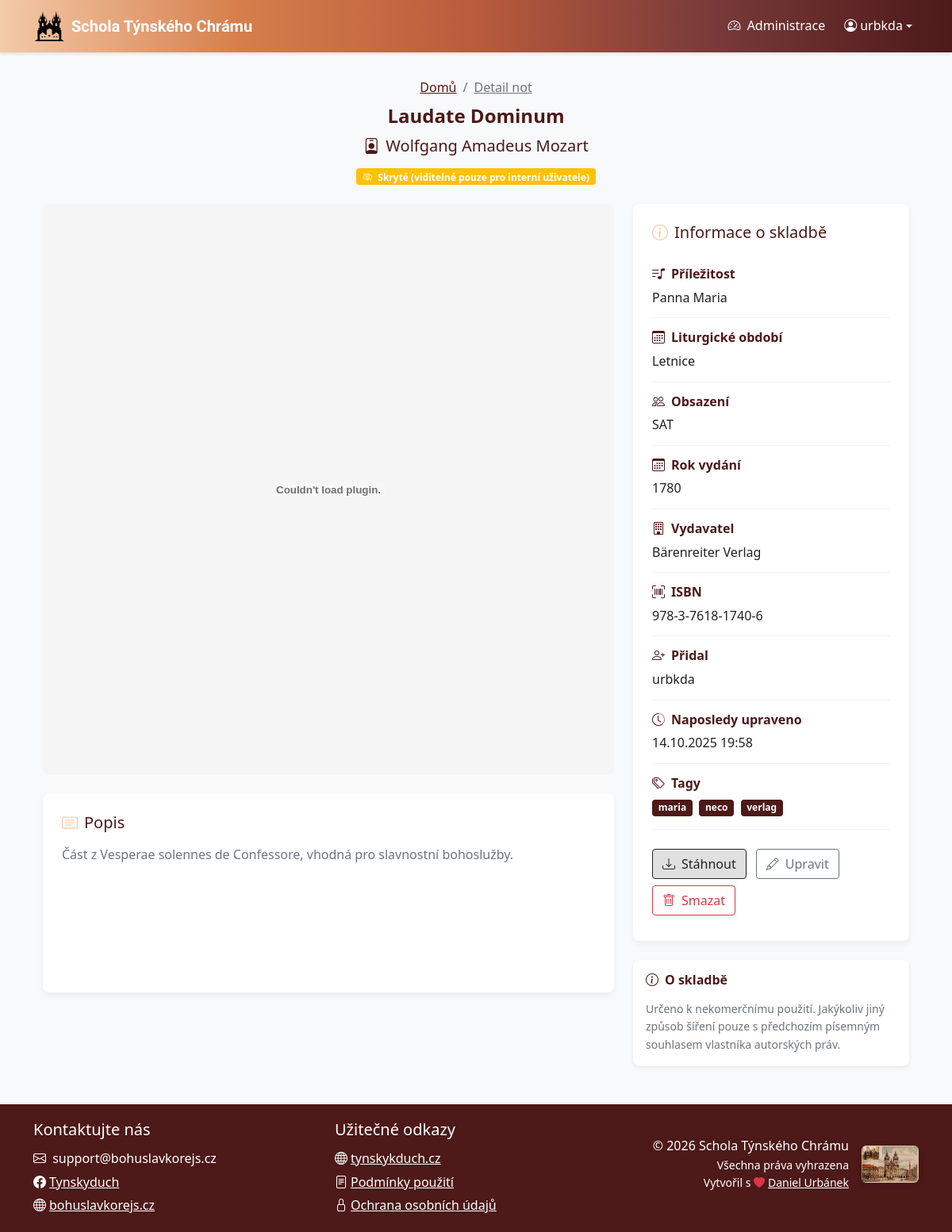
Screenshot of /noty/laudate-dominum (signed in) with the database file from the repository.
### sheet_music_app/models.py (models this page shows, shortened)
class Sheet(models.Model):
    CAST_CHOICES = [
        ("SATB", "SATB"),
        ("SSATB", "SSATB"),
        ("SSAA", "SSAA"),
        ("SSAB", "SSAB"),
        ("SSA", "SSA"),
        ("SAT", "SAT"),
        ("SAB", "SAB"),
        ("UNISON", "Unisono"),
        ("OTHER", "Jiné")
    ]
    SEASON_CHOICES = [
        ("ADVENT", "Advent"),
        ("CHRISTMAS", "Vánoce"),
        ("LENT", "Půst"),
        ("EASTER", "Velikonoce"),
        ("PENTECOST", "Letnice"),
        ("HOLY_TRINITY", "Nejsvětější Trojice"),
        ("INTERLUDE", "Mezidobí"),
        ("OTHER", "Žádné")
    ]
    USE_CHOICES = [
        ("HYMNS", "Chvalozpěvy"),
        ("EUCHARIST", "Eucharistie"),
        ("HOLY_SPIRIT", "Duch Svatý"),
        ("VIRGIN_MARY", "Panna Maria"),
        ("SAINTS", "Svatí"),
        ("WEDDINGS", "Svatební obřady"),
        ("FUNERAL", "Pohřebí obřady"),
        ("FOLK", "Lidové písně"),
        ("MINE", "Hornické písně"),
        ("OTHER", "Ostatní")
    ]
    title = models.CharField(max_length=200)
    composer = models.CharField(max_length=200)
    arranger = models.CharField(max_length=200, blank=True, null=True)
    cast = models.CharField(choices=CAST_CHOICES, blank=True, null=True, max_length=10)
    season = models.CharField(choices=SEASON_CHOICES, blank=True, null=True, max_length=50)
    use = models.CharField(choices=USE_CHOICES, blank=True, null=True, max_length=50)
    publication_year = models.IntegerField(blank=True, null=True)
    publisher = models.CharField(max_length=200, blank=True, null=True)
    isbn = models.CharField(max_length=20, blank=True, null=True)
    description = models.TextField(blank=True, null=True)
    date_created = models.DateTimeField(auto_now_add=True)
    date_modified = models.DateTimeField(auto_now=True)
    created_by = models.ForeignKey('auth.User', on_delete=models.CASCADE)
    modified_by = models.ForeignKey('auth.User', on_delete=models.CASCADE, related_name='modified_sheets')
    sheet_file = models.FileField()
    preview_image = models.ImageField(blank=True, null=True)
    public = models.BooleanField(default=False)
    slug = models.SlugField(max_length=255, unique=True, blank=True, null=True)
    tags = models.ManyToManyField(Tag, blank=True, related_name="sheets")

class Tag(models.Model):
    name = models.CharField(max_length=50, unique=True)
    class Meta:
        ordering = ["name"]

### sheet_music_app/views.py (the view)
# urls.py: path("noty/<slug:slug>", views.sheet_profile, name="sheet_profile"),
@login_required(login_url='login')
def sheet_profile(request, slug):
    sheet = get_object_or_404(Sheet, slug=slug)
    return render(request, "sheet_profile.html", {"sheet": sheet})

### sheet_music_app/templates/sheet_profile.html (shortened to what this page needs)
{% extends 'base.html' %}
{% load static %}
{% load permissions %}
{% block content %}
<div class="container mb-3">
    <div class="sheet-header">
        <div class="sheet-header-content text-center">
            <nav aria-label="breadcrumb" class="d-flex justify-content-center">
                <ol class="breadcrumb mb-2 mt-2">
                    <li class="breadcrumb-item"><a href="{% url 'home' %}" class="text-secondary">Domů</a></li>
                    <li class="breadcrumb-item active" aria-current="page"><a href="{% if sheet.slug %}{% url 'sheet_profile' sheet.slug %}{% else %}{% url 'sheet_profile_by_pk' sheet.id %}{% endif %}" class="text-muted">Detail not</a></li>
                </ol>
            </nav>
            <h1 class="fw-bold mb-2">{{ sheet.title }}</h1>
            <p class="lead mb-2">
                <i class="bi bi-person-badge me-2"></i>{{ sheet.composer }}
            </p>
            {% if not sheet.public %}
                <span class="badge bg-warning mt-1 mb-2">
                    <i class="bi bi-eye-slash me-1"></i> Skryté (viditelné pouze pro interní uživatele)
                </span>
            {% endif %}
        </div>
    </div>
</div>
<div class="container">
    <div class="row">
        <div class="col-lg-8">
            <div class="sheet-preview-container-large mb-4">
                {% if sheet.sheet_file %}
                    {% if sheet.sheet_file.url|slice:"-4:"|lower == ".pdf" %}
                        <embed src="{{ sheet.sheet_file.url }}#toolbar=0&navpanes=0&scrollbar=0" type="application/pdf" class="w-100" />
                    {% else %}
                        <img src="{{ sheet.sheet_file.url }}" alt="{{ sheet.title }}" class="img-fluid w-100" />
                    {% endif %}
                {% else %}
                    <div class="text-center p-5 bg-light">
                        <i class="bi bi-file-earmark-music display-1 text-muted"></i>
                        <p class="mt-3 text-muted">Náhled není k dispozici</p>
                    </div>
                {% endif %}
            </div>
            <div class="description-box">
                <h3 class="h5 mb-3">
                    <i class="bi bi-card-text me-2 text-primary"></i>Popis
                </h3>
                <div class="text-muted">
                    {% if sheet.description %}
                        {{ sheet.description|linebreaks }}
                    {% else %}
                        <em class="text-secondary">Zatím bez popisu.</em>
                    {% endif %}
                </div>
            </div>
        </div>
        <div class="col-lg-4">
            <div class="sheet-meta mb-4">
                <h3 class="h5 mb-3">
                    <i class="bi bi-info-circle me-2 text-primary"></i>Informace o skladbě
                </h3>
                <div class="meta-item">
                    <div class="meta-label">
                        <i class="bi bi-music-note-list me-2"></i><strong>Příležitost</strong>
                    </div>
                    <div class="meta-value">
                        {{ sheet.get_use_display|default:"Neuvedeno" }}
                    </div>
                </div>
                <div class="meta-item">
                    <div class="meta-label">
                        <i class="bi bi-calendar3 me-2"></i><strong>Liturgické období</strong>
                    </div>
                    <div class="meta-value">
                        {{ sheet.get_season_display|default:"Neuvedeno" }}
                    </div>
                </div>
                <div class="meta-item">
                    <div class="meta-label">
                        <i class="bi bi-people me-2"></i><strong>Obsazení</strong>
                    </div>
                    <div class="meta-value">
                        {{ sheet.get_cast_display|default:"Neuvedeno" }}
                    </div>
                </div>
                {% if sheet.publication_year %}
                <div class="meta-item">
                    <div class="meta-label">
                        <i class="bi bi-calendar3 me-2"></i><strong>Rok vydání</strong>
                    </div>
                    <div class="meta-value">
                        {{ sheet.publication_year }}
                    </div>
                </div>
                {% endif %}
                {% if sheet.publisher %}
                <div class="meta-item">
                    <div class="meta-label">
                        <i class="bi bi-building me-2"></i><strong>Vydavatel</strong>
                    </div>
                    <div class="meta-value">
                        {{ sheet.publisher }}
                    </div>
                </div>
                {% endif %}
                {% if sheet.isbn %}
                <div class="meta-item">
                    <div class="meta-label">
                        <i class="bi bi-upc-scan me-2"></i><strong>ISBN</strong>
                    </div>
                    <div class="meta-value">
                        {{ sheet.isbn }}
                    </div>
                </div>
                {% endif %}
                <div class="meta-item">
                    <div class="meta-label">
                        <i class="bi bi-person-plus me-2"></i><strong>Přidal</strong>
                    </div>
                    <div class="meta-value">
                        {{ sheet.created_by.get_full_name|default:sheet.created_by.username }}
                    </div>
                </div>
                <div class="meta-item">
                    <div class="meta-label">
                        <i class="bi bi-clock-history me-2"></i><strong>Naposledy upraveno</strong>
                    </div>
                    <div class="meta-value">
                        {{ sheet.date_modified|date:"d.m.Y H:i" }}
                    </div>
                </div>
                {% if sheet.tags.all %}
                <div class="meta-item">
                    <div class="meta-label">
                        <i class="bi bi-tags me-2"></i><strong>Tagy</strong>
                    </div>
                    <div class="meta-value">
                        {% for tag in sheet.tags.all %}
                            <span class="badge bg-secondary me-1 mb-1">{{ tag.name }}</span>
                        {% empty %}
                            <span class="text-muted">Žádné</span>
                        {% endfor %}
                    </div>
                </div>
                {% endif %}
                <div class="mt-2 pt-3 action-buttons">
                    {% if sheet.sheet_file %}
                        <a href="{{ sheet.sheet_file.url }}" class="btn btn-primary mb-2" download>
                            <i class="bi bi-download me-2"></i>Stáhnout
                        </a>
                    {% endif %}
                    {% if user|is_editor or user|is_superuser %}
                        <a href="{% url 'edit_sheet' sheet.id %}" class="btn btn-outline-secondary mb-2">
                            <i class="bi bi-pencil me-2"></i>Upravit
                        </a>
                        <button type="button"
                                class="btn btn-outline-danger mb-2"
                                data-bs-toggle="modal"
                                data-bs-target="#deleteModal">
                            <i class="bi bi-trash me-2"></i>Smazat
                        </button>
                    {% endif %}
                </div>
            </div>
            <div class="card border-0 shadow-sm">
                <div class="card-body">
                    <h5 class="card-title mb-3">
                        <i class="bi bi-info-circle me-2"></i>O skladbě
                    </h5>
                    <p class="card-text text-muted small">
                        Určeno k nekomerčnímu použití. Jakýkoliv jiný způsob šíření pouze s předchozím písemným souhlasem vlastníka autorských práv.
                    </p>
                </div>
            </div>
        </div>
    </div>
</div>
{% endblock %}

### sheet_music_app/templates/base.html (shortened to what this page needs)
<!DOCTYPE html>
{% load static %}
{% load permissions %}
<html lang="cs">
<head>
    <link href="https://cdn.jsdelivr.net/npm/bootstrap@5.0.2/dist/css/bootstrap.min.css" rel="stylesheet">
    <link rel="stylesheet" href="https://cdn.jsdelivr.net/npm/bootstrap-icons@1.9.1/font/bootstrap-icons.css">
    <link href="{% static 'css/style.css' %}" rel="stylesheet">
</head>
<body class="d-flex flex-column min-vh-100">
    <header>
        <nav class="navbar navbar-expand-lg navbar-dark sticky-top">
            <div class="container">
                <a class="navbar-brand d-flex align-items-center" href="{% url 'home' %}">
                    <img src="{% static 'images/tynsky_duch_logo.png' %}" alt="Logo" width="40" height="40" class="d-inline-block align-text-top me-2">
                    <span class="text-black uncial-antiqua-regular">Schola Týnského Chrámu</span>
                </a>
                <div class="navbar-collapse" id="navbarNav">
                    <ul class="navbar-nav">
                        {% if user.is_authenticated %}
                            {% if user|is_superuser %}
                            <li class="nav-item me-2">
                                <a class="nav-link" href="/admin/" target="_blank">
                                    <i class="bi bi-speedometer2 me-1"></i> Administrace
                                </a>
                            </li>
                            {% endif %}
                            <li class="nav-item dropdown">
                                <a class="nav-link dropdown-toggle d-flex align-items-center" href="#" id="userDropdown" role="button" data-bs-toggle="dropdown" aria-expanded="false">
                                    <i class="bi bi-person-circle me-1"></i> <span>{{ user.get_short_name|default:user.username }}</span>
                                </a>
                            </li>
                        {% endif %}
                    </ul>
                </div>
            </div>
        </nav>
    </header>
    <main class="flex-grow-1 py-4">
        <div class="container">
            {% block content %}{% endblock %}
        </div>
    </main>
    <footer class="bg-secondary py-3 mt-auto">
        <div class="container">
            <div class="row">
                <div class="col text-center text-white text-md-start">
                    <p class="mb-2 text-white fs-5">Kontaktujte nás</p>
                    <p class="mb-1"><i class="bi bi-envelope me-1"></i> support@bohuslavkorejs.cz</p>
                    <p class="mb-1"><a href="https://www.facebook.com/tynskyduch/" class="text-white"><i class="bi bi-facebook me-1"></i>Tynskyduch</a></p>
                    <p class="mb-0"><a href="https://bohuslavkorejs.cz/" class="text-white"><i class="bi bi-globe me-1"></i>bohuslavkorejs.cz</a></p>
                </div>
                <div class="col text-center text-white text-md-start">
                    <p class="mb-2 text-white fs-5">Užitečné odkazy</p>
                    <p class="mb-1"><a href="https://tynskyduch.webnode.cz/" class="text-white"><i class="bi bi-globe me-1"></i>tynskykduch.cz</a></p>
                    <p class="mb-1"><a href="{% url 'terms_and_conditions' %}" class="text-white"><i class="bi bi-file-text me-1"></i>Podmínky použití</a></p>
                    <p class="mb-1"><a href="{% url 'privacy_policy' %}" class="text-white"><i class="bi bi-lock me-1"></i>Ochrana osobních údajů</a></p>
                </div>
                <div class="col d-flex flex-column align-items-center align-items-md-end mt-2 mt-md-0 text-white">
                    <div class="d-flex align-items-center gap-3 mt-4">
                        <div class="text-end">
                            <p class="mb-0">&copy; {% now "Y" %} Schola Týnského Chrámu</p>
                            <p class="small mb-0">Všechna práva vyhrazena</p>
                            <p class="small mb-0">Vytvořil s <i class="bi bi-heart-fill text-danger me-1"></i><a href="https://www.linkedin.com/in/daniel-urbanek-9079aa332/" class="text-white">Daniel Urbánek</a></p>
                        </div>
                        <img src="{% static 'images/tynsky_chram_pohled.jpg' %}"
                             alt="Týnský chrám"
                             class="footer-mark d-none d-sm-block"
                             loading="lazy">
                    </div>
                </div>
            </div>
        </div>
    </footer>
</body>
</html>

### rows the page displays
Sheet: title "Laudate Dominum", composer "Wolfgang Amadeus Mozart", description "Část z Vesperae solennes de Confessore, vhodná pro slavnostní bohoslužby.", use "Panna Maria", season "Letnice", cast "SAT", publication_year "1780", publisher "Bärenreiter Verlag", isbn "978-3-7618-1740-6", created_by.get_full_name "urbkda", date_modified "14.10.2025 19:58"
Tag: name "maria"
Tag: name "neco"
Tag: name "verlag"

### other values shown
{{ user.get_short_name|default:user.username }} "urbkda"
